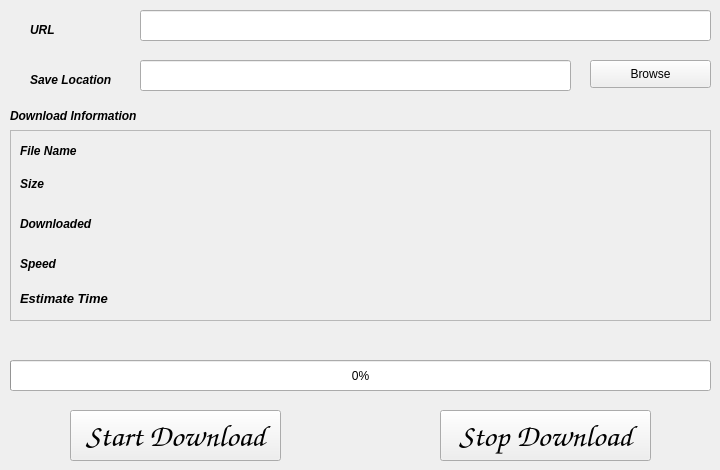
    <widget class="QWidget" name="tab">
     <attribute name="title">
      <string>Download</string>
     </attribute>
     <widget class="QLineEdit" name="lineEdit_2">
      <property name="geometry">
       <rect>
        <x>140</x>
        <y>10</y>
        <width>571</width>
        <height>31</height>
       </rect>
      </property>
      <property name="font">
       <font>
        <weight>75</weight>
        <italic>true</italic>
        <bold>true</bold>
       </font>
      </property>
      <property name="text">
       <string/>
      </property>
     </widget>
     <widget class="QLabel" name="label_3">
      <property name="geometry">
       <rect>
        <x>30</x>
        <y>20</y>
        <width>62</width>
        <height>20</height>
       </rect>
      </property>
      <property name="font">
       <font>
        <weight>75</weight>
        <italic>true</italic>
        <bold>true</bold>
       </font>
      </property>
      <property name="text">
       <string>URL</string>
      </property>
     </widget>
     <widget class="QLineEdit" name="lineEdit">
      <property name="geometry">
       <rect>
        <x>140</x>
        <y>60</y>
        <width>431</width>
        <height>31</height>
       </rect>
      </property>
      <property name="font">
       <font>
        <weight>75</weight>
        <italic>true</italic>
        <bold>true</bold>
       </font>
      </property>
     </widget>
     <widget class="QPushButton" name="pushButton_2">
      <property name="geometry">
       <rect>
        <x>590</x>
        <y>60</y>
        <width>121</width>
        <height>28</height>
       </rect>
      </property>
      <property name="text">
       <string>Browse</string>
      </property>
     </widget>
     <widget class="QLabel" name="label_4">
      <property name="geometry">
       <rect>
        <x>30</x>
        <y>70</y>
        <width>101</width>
        <height>20</height>
       </rect>
      </property>
      <property name="font">
       <font>
        <weight>75</weight>
        <italic>true</italic>
        <bold>true</bold>
       </font>
      </property>
      <property name="text">
       <string>Save Location</string>
      </property>
     </widget>
     <widget class="QPushButton" name="pushButton">
      <property name="geometry">
       <rect>
        <x>70</x>
        <y>410</y>
        <width>211</width>
        <height>51</height>
       </rect>
      </property>
      <property name="font">
       <font>
        <family>URW Chancery L</family>
        <pointsize>23</pointsize>
        <weight>75</weight>
        <italic>true</italic>
        <bold>true</bold>
       </font>
      </property>
      <property name="text">
       <string>Start Download</string>
      </property>
     </widget>
     <widget class="QProgressBar" name="progressBar">
      <property name="geometry">
       <rect>
        <x>10</x>
        <y>360</y>
        <width>701</width>
        <height>31</height>
       </rect>
      </property>
      <property name="value">
       <number>0</number>
      </property>
     </widget>
     <widget class="QFrame" name="frame_5">
      <property name="enabled">
       <bool>true</bool>
      </property>
      <property name="geometry">
       <rect>
        <x>10</x>
        <y>130</y>
        <width>701</width>
        <height>191</height>
       </rect>
      </property>
      <property name="frameShape">
       <enum>QFrame::StyledPanel</enum>
      </property>
      <property name="frameShadow">
       <enum>QFrame::Raised</enum>
      </property>
      <widget class="QLabel" name="label_34">
       <property name="geometry">
        <rect>
         <x>10</x>
         <y>40</y>
         <width>81</width>
         <height>27</height>
        </rect>
       </property>
       <property name="font">
        <font>
         <weight>75</weight>
         <italic>true</italic>
         <bold>true</bold>
        </font>
       </property>
       <property name="text">
        <string>Size</string>
       </property>
      </widget>
      <widget class="QLabel" name="label_30">
       <property name="geometry">
        <rect>
         <x>10</x>
         <y>120</y>
         <width>81</width>
         <height>27</height>
        </rect>
       </property>
       <property name="font">
        <font>
         <weight>75</weight>
         <italic>true</italic>
         <bold>true</bold>
        </font>
       </property>
       <property name="text">
        <string>Speed</string>
       </property>
      </widget>
      <widget class="QLabel" name="label_32">
       <property name="geometry">
        <rect>
         <x>10</x>
         <y>80</y>
         <width>91</width>
         <height>27</height>
        </rect>
       </property>
       <property name="font">
        <font>
         <weight>75</weight>
         <italic>true</italic>
         <bold>true</bold>
        </font>
       </property>
       <property name="text">
        <string>Downloaded</string>
       </property>
      </widget>
      <widget class="QLabel" name="label_35">
       <property name="geometry">
        <rect>
         <x>10</x>
         <y>7</y>
         <width>81</width>
         <height>27</height>
        </rect>
       </property>
       <property name="font">
        <font>
         <weight>75</weight>
         <italic>true</italic>
         <bold>true</bold>
        </font>
       </property>
       <property name="text">
        <string>File Name</string>
       </property>
      </widget>
      <widget class="QLabel" name="label_7">
       <property name="geometry">
        <rect>
         <x>10</x>
         <y>155</y>
         <width>90</width>
         <height>27</height>
        </rect>
       </property>
       <property name="font">
        <font>
         <pointsize>10</pointsize>
         <weight>75</weight>
         <italic>true</italic>
         <bold>true</bold>
        </font>
       </property>
       <property name="text">
        <string>Estimate Time</string>
       </property>
      </widget>
      <widget class="QLabel" name="label_5">
       <property name="geometry">
        <rect>
         <x>150</x>
         <y>10</y>
         <width>201</width>
         <height>27</height>
        </rect>
       </property>
       <property name="font">
        <font>
         <pointsize>12</pointsize>
        </font>
       </property>
       <property name="text">
        <string/>
       </property>
      </widget>
      <widget class="QLabel" name="label_6">
       <property name="geometry">
        <rect>
         <x>150</x>
         <y>43</y>
         <width>201</width>
         <height>27</height>
        </rect>
       </property>
       <property name="font">
        <font>
         <pointsize>12</pointsize>
        </font>
       </property>
       <property name="text">
        <string/>
       </property>
      </widget>
      <widget class="QLabel" name="label_8">
       <property name="geometry">
        <rect>
         <x>150</x>
         <y>81</y>
         <width>201</width>
         <height>27</height>
        </rect>
       </property>
       <property name="font">
        <font>
         <pointsize>12</pointsize>
        </font>
       </property>
       <property name="text">
        <string/>
       </property>
      </widget>
      <widget class="QLabel" name="label_9">
       <property name="geometry">
        <rect>
         <x>150</x>
         <y>121</y>
         <width>201</width>
         <height>27</height>
        </rect>
       </property>
       <property name="font">
        <font>
         <pointsize>12</pointsize>
        </font>
       </property>
       <property name="text">
        <string/>
       </property>
      </widget>
      <widget class="QLabel" name="label_13">
       <property name="geometry">
        <rect>
         <x>150</x>
         <y>155</y>
         <width>201</width>
         <height>27</height>
        </rect>
       </property>
       <property name="font">
        <font>
         <pointsize>12</pointsize>
        </font>
       </property>
       <property name="text">
        <string/>
       </property>
      </widget>
     </widget>
     <widget class="QLabel" name="label_12">
      <property name="geometry">
       <rect>
        <x>10</x>
        <y>100</y>
        <width>151</width>
        <height>31</height>
       </rect>
      </property>
      <property name="font">
       <font>
        <weight>75</weight>
        <italic>true</italic>
        <bold>true</bold>
       </font>
      </property>
      <property name="text">
       <string>Download Information</string>
      </property>
     </widget>
     <widget class="QPushButton" name="pushButton_3">
      <property name="geometry">
       <rect>
        <x>440</x>
        <y>410</y>
        <width>211</width>
        <height>51</height>
       </rect>
      </property>
      <property name="font">
       <font>
        <family>URW Chancery L</family>
        <pointsize>23</pointsize>
        <weight>75</weight>
        <italic>true</italic>
        <bold>true</bold>
       </font>
      </property>
      <property name="text">
       <string>Stop Download</string>
      </property>
     </widget>
    </widget>
